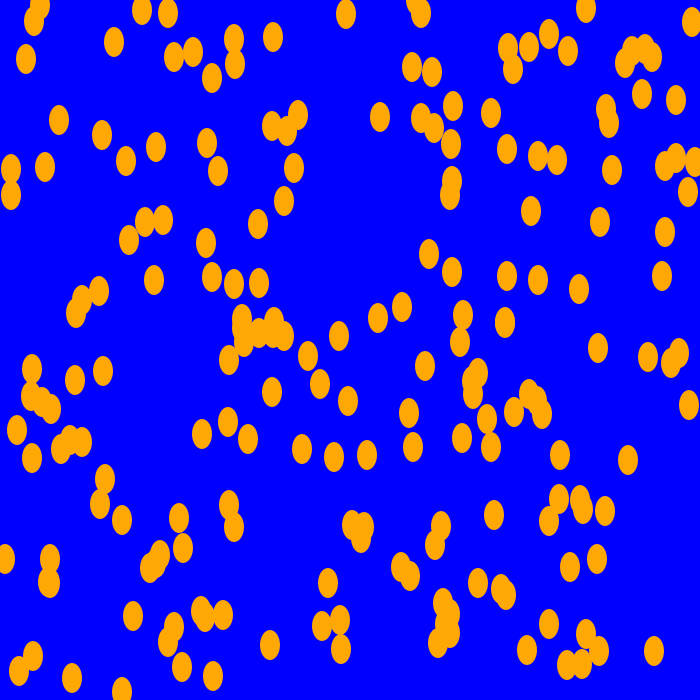
Frame 1 (no input)
Frame 60 (the mouse pressed at the canvas centre just before this capture): identical to frame 1, image omitted
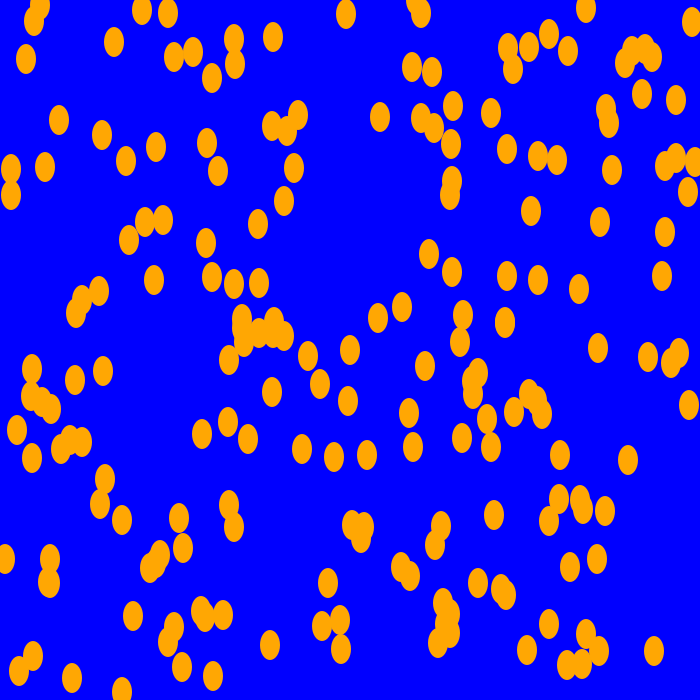
Frame 120 (the mouse held since frame 60 and released just before this capture)

The Processing sketch that drew these frames (run headless with seeded random() and noise(); from frame 60 on, the mouse is pressed at the canvas centre):

// Processing sketch: processing_105913
// ── processing_105913.pde

//orange circles

int numCircles = 200;

int[] circleX = new int[numCircles];
int[] circleY = new int[numCircles];

int rad1 = 20;
int rad2 = 30;

void setup(){
  size(700,700);
  smooth();
  for(int i = 0; i < numCircles; i++){
    circleX[i] = int(random(width));
    circleY[i] = int(random(height));
  }
}

void draw(){
  background(0,0,255,50);
  noStroke();
  fill(255, 167, 3);
  
  //checking
  
  for(int i=0; i<numCircles; i++){
    if (mouseX > circleX[i] - rad1 && mouseX< circleX[i] + rad1){
      if(mouseY > circleY[i] - rad2 && mouseY < circleY[i] + rad2){
        if(mousePressed){
          circleX[i] = mouseX;
          circleY[i] = mouseY;
        }
      }
    }
  }
  //circles
  
  for(int i = 0; i< numCircles; i++){
    ellipse(circleX[i], circleY[i], rad1, rad2);
  }
}

void keyPressed(){
  for(int i = 0; i<numCircles; i++){
    circleX[i] = width-(i*2);
    circleY[i] = height-(i*2);}
}
